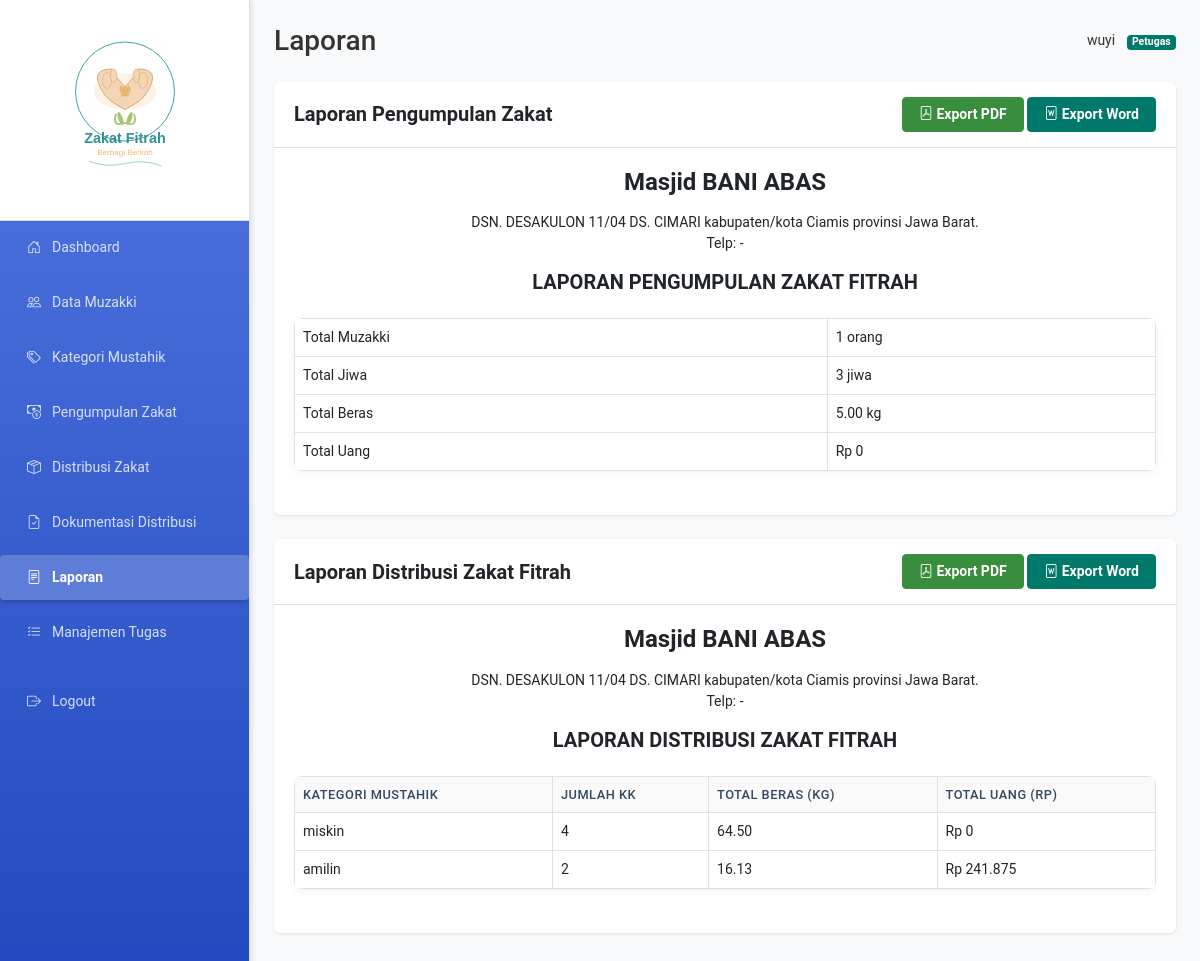
Screenshot of /views/laporan.php (signed in) with the database file from the repository.
### tables this page shows
CREATE TABLE `lembaga_zakat` (
  `id` int(11) NOT NULL,
  `nama_lembaga` varchar(100) DEFAULT NULL,
  `alamat` text DEFAULT NULL,
  `telepon` varchar(20) DEFAULT NULL,
  `email` varchar(100) DEFAULT NULL,
  `ketua_nama` varchar(100) DEFAULT NULL,
  `ketua_jabatan` varchar(100) DEFAULT NULL,
  `created_at` timestamp NOT NULL DEFAULT current_timestamp()
);

### helpers/report_helper.php (called while the page is built, shortened)
<?php
class ReportHelper {
    private $db;
    public function __construct($db) {
        $this->db = $db;
    }
    public function getZakatSummary($start_date, $end_date) {
        $stmt = $this->db->prepare("SELECT COUNT(*) as total_transaksi,
                                         SUM(bayar_beras) as total_beras,
                                         SUM(bayar_uang) as total_uang
                                  FROM bayarzakat
                                  WHERE DATE(created_at) BETWEEN ? AND ?");
        $stmt->execute([$start_date, $end_date]);
        $summary = $stmt->fetch(PDO::FETCH_ASSOC);
        $stmt = $this->db->prepare("SELECT COUNT(DISTINCT nama_KK) as total_muzakki
                                  FROM bayarzakat
                                  WHERE DATE(created_at) BETWEEN ? AND ?");
        $stmt->execute([$start_date, $end_date]);
        $muzakki_result = $stmt->fetch(PDO::FETCH_ASSOC);
        $summary['total_muzakki'] = $muzakki_result['total_muzakki'] ?? 0;
        $stmt = $this->db->prepare("SELECT SUM(jumlah_tanggungan) as total_jiwa
                                  FROM bayarzakat
                                  WHERE DATE(created_at) BETWEEN ? AND ?");
        $stmt->execute([$start_date, $end_date]);
        $jiwa_result = $stmt->fetch(PDO::FETCH_ASSOC);
        $summary['total_jiwa'] = $jiwa_result['total_jiwa'] ?? 0;
        return $summary;
    }
    public function getDistributionByCategory($start_date, $end_date) {
        $stmt = $this->db->prepare("SELECT
                                    kategori,
                                    COUNT(*) as jumlah,
                                    SUM(hak) as total_hak,
                                    0 as total_uang
                                  FROM mustahik_warga
                                  WHERE DATE(created_at) BETWEEN ? AND ?
                                  GROUP BY kategori");
        $stmt->execute([$start_date, $end_date]);
        $warga_distribution = $stmt->fetchAll(PDO::FETCH_ASSOC);
        $stmt = $this->db->prepare("SELECT
                                    kategori,
                                    COUNT(*) as jumlah,
                                    SUM(hak) as total_hak,
                                    SUM(hak_uang) as total_uang
                                  FROM mustahik_lainnya
                                  WHERE DATE(created_at) BETWEEN ? AND ?
                                  GROUP BY kategori");
        $stmt->execute([$start_date, $end_date]);
        $lainnya_distribution = $stmt->fetchAll(PDO::FETCH_ASSOC);
        $combined_distribution = array_merge($warga_distribution, $lainnya_distribution);
        $result = [];
        foreach ($combined_distribution as $dist) {
            $kategori = $dist['kategori'];
            if (!isset($result[$kategori])) {
                $result[$kategori] = [
                    'kategori' => $kategori,
                    'jumlah' => 0,
                    'total_hak' => 0,
                    'total_uang' => 0
                ];
            }
            $result[$kategori]['jumlah'] += $dist['jumlah'];
            $result[$kategori]['total_hak'] += $dist['total_hak'];
            $result[$kategori]['total_uang'] += $dist['total_uang'];
        }
        return array_values($result);
    }
    public function getLembagaInfo() {
        $stmt = $this->db->query("SELECT * FROM lembaga_zakat ORDER BY id DESC LIMIT 1");
        return $stmt->fetch(PDO::FETCH_ASSOC);
    }
}

### views/laporan.php (the view, shortened to what this page needs)
<?php
require_once '../includes/functions.php';
require_once '../helpers/report_helper.php';
$database = new Database();
$db = $database->getConnection();
$reportHelper = new ReportHelper($db);
$lembaga = $reportHelper->getLembagaInfo();
$collection = $reportHelper->getZakatSummary(date('Y-m-d'), date('Y-m-d'));
$distribution = $reportHelper->getDistributionByCategory(date('Y-m-d'), date('Y-m-d'));
?>
<div class="card mb-4">
    <div class="card-header d-flex justify-content-between align-items-center">
        <h5 class="mb-0">Laporan Pengumpulan Zakat</h5>
        <div>
            <button class="btn btn-success btn-sm" onclick="exportToPDF('collection')">
                <i class="bi bi-file-pdf"></i> Export PDF
            </button>
            <button class="btn btn-primary btn-sm" onclick="exportToWord('collection')">
                <i class="bi bi-file-word"></i> Export Word
            </button>
        </div>
    </div>
    <div class="card-body" id="collection-report">
        <div class="text-center mb-4">
            <h4><?php echo htmlspecialchars($lembaga['nama_lembaga'] ?? 'Lembaga Zakat'); ?></h4>
            <p class="mb-0"><?php echo htmlspecialchars($lembaga['alamat'] ?? ''); ?></p>
            <p>Telp: <?php echo htmlspecialchars($lembaga['telepon'] ?? ''); ?></p>
            <h5>LAPORAN PENGUMPULAN ZAKAT FITRAH</h5>
        </div>
        <table class="table table-bordered">
            <tr>
                <td>Total Muzakki</td>
                <td><?php echo number_format($collection['total_muzakki']); ?> orang</td>
            </tr>
            <tr>
                <td>Total Jiwa</td>
                <td><?php echo number_format($collection['total_jiwa']); ?> jiwa</td>
            </tr>
            <tr>
                <td>Total Beras</td>
                <td><?php echo number_format($collection['total_beras'], 2); ?> kg</td>
            </tr>
            <tr>
                <td>Total Uang</td>
                <td>Rp <?php echo number_format($collection['total_uang'], 0, ',', '.'); ?></td>
            </tr>
        </table>
    </div>
</div>
<div class="card">
    <div class="card-header d-flex justify-content-between align-items-center">
        <h5 class="mb-0">Laporan Distribusi Zakat Fitrah</h5>
        <div>
            <button class="btn btn-success btn-sm" onclick="exportToPDF('distribution')">
                <i class="bi bi-file-pdf"></i> Export PDF
            </button>
            <button class="btn btn-primary btn-sm" onclick="exportToWord('distribution')">
                <i class="bi bi-file-word"></i> Export Word
            </button>
        </div>
    </div>
    <div class="card-body" id="distribution-report">
        <div class="text-center mb-4">
            <h4><?php echo htmlspecialchars($lembaga['nama_lembaga'] ?? 'Lembaga Zakat'); ?></h4>
            <p class="mb-0"><?php echo htmlspecialchars($lembaga['alamat'] ?? ''); ?></p>
            <p>Telp: <?php echo htmlspecialchars($lembaga['telepon'] ?? ''); ?></p>
            <h5>LAPORAN DISTRIBUSI ZAKAT FITRAH</h5>
        </div>
        <div class="table-responsive">
            <table class="table table-bordered">
                <thead>
                    <tr>
                        <th>Kategori Mustahik</th>
                        <th>Jumlah KK</th>
                        <th>Total Beras (kg)</th>
                        <th>Total Uang (Rp)</th>
                    </tr>
                </thead>
                <tbody>
                    <?php foreach ($distribution as $row): ?>
                    <tr>
                        <td><?php echo htmlspecialchars($row['kategori']); ?></td>
                        <td><?php echo number_format($row['jumlah']); ?></td>
                        <td><?php echo number_format($row['total_hak'], 2); ?></td>
                        <td>Rp <?php echo number_format($row['total_uang'], 0, ',', '.'); ?></td>
                    </tr>
                    <?php endforeach; ?>
                </tbody>
            </table>
        </div>
    </div>
</div>
<?php
include '../views/templates/layout.php';

### assets/css/custom.css (style rules this page uses)
:root { --zakat-primary: #2E7D32; --zakat-primary-light: #4CAF50; --zakat-primary-dark: #1B5E20; --zakat-secondary: #FF8F00; --zakat-accent: #1565C0; --zakat-warning: #F57C00; --zakat-danger: #D32F2F; --zakat-success: #388E3C; --zakat-info: #0288D1; --zakat-light: #F5F5F5; --zakat-dark: #212121; --zakat-grey: #757575; --zakat-white: #FFFFFF; --font-primary: 'Nunito', 'Segoe UI', Roboto, -apple-system, sans-serif; --font-secondary: 'Nunito Sans', Arial, sans-serif; --spacing-xs: 0.25rem; --spacing-sm: 0.5rem; --spacing-md: 1rem; --spacing-lg: 1.5rem; --spacing-xl: 2rem; --border-radius-sm: 0.25rem; --border-radius-md: 0.5rem; --border-radius-lg: 1rem; --shadow-sm: 0 1px 3px rgba(0,0,0,0.12), 0 1px 2px rgba(0,0,0,0.24); --shadow-md: 0 3px 6px rgba(0,0,0,0.16), 0 3px 6px rgba(0,0,0,0.23); --shadow-lg: 0 10px 20px rgba(0,0,0,0.19), 0 6px 6px rgba(0,0,0,0.23); --transition-fast: all 0.2s ease; --transition-normal: all 0.3s ease; --transition-slow: all 0.5s ease; }
body { font-family: var(--font-primary); color: var(--zakat-dark); background-color: #f8f9fa; line-height: 1.6; margin: 0; padding: 0; overflow-x: hidden; }
h1, h2, h3, h4, h5, h6 { font-weight: 700; margin-bottom: var(--spacing-md); }
.btn-primary { background-color: var(--zakat-primary); border-color: var(--zakat-primary); }
.btn { border-radius: var(--border-radius-sm); transition: var(--transition-fast); }
.card { border: none; border-radius: var(--border-radius-md); box-shadow: var(--shadow-sm); margin-bottom: var(--spacing-lg); transition: var(--transition-fast); overflow: hidden; }
.card-header { background-color: var(--zakat-white); border-bottom: 1px solid rgba(0,0,0,0.05); padding: var(--spacing-md) var(--spacing-lg); }
.card-body { padding: var(--spacing-lg); }
.table { margin-bottom: 0; }
.table th { font-weight: 600; color: var(--zakat-grey); border-top: none; border-bottom: 2px solid #dee2e6; }
.table-responsive { border-radius: var(--border-radius-sm); }
:root { --primary-color: #4e73df; --primary-dark: #375bce; --secondary-color: #858796; --success-color: #1cc88a; --info-color: #36b9cc; --warning-color: #f6c23e; --danger-color: #e74a3b; --light-color: #f8f9fc; --dark-color: #5a5c69; }
body { font-family: 'Nunito', -apple-system, BlinkMacSystemFont, 'Segoe UI', Roboto, 'Helvetica Neue', Arial, sans-serif; font-size: 0.875rem; background-color: #f8f9fc; color: #5a5c69; }
.card { border: none; border-radius: 0.35rem; box-shadow: 0 0.15rem 1.75rem 0 rgba(58, 59, 69, 0.1); margin-bottom: 1.5rem; }
.card-header { background-color: #f8f9fc; border-bottom: 1px solid #e3e6f0; padding: 0.75rem 1.25rem; }
.card-body { padding: 1.25rem; }
.table thead th { vertical-align: bottom; border-bottom: 2px solid #e3e6f0; background-color: #f8f9fc; color: #6e707e; font-weight: 700; font-size: 0.75rem; text-transform: uppercase; letter-spacing: 0.05em; }
.btn-primary { background-color: var(--primary-color); border-color: var(--primary-color); }
:root { --primary: #2c3e50; --secondary: #34495e; --success: #27ae60; --info: #3498db; --warning: #f39c12; --danger: #e74c3c; --light: #ecf0f1; --dark: #1a252f; --gray: #95a5a6; --sidebar-width: 250px; --sidebar-collapsed: 70px; --header-height: 60px; --footer-height: 50px; }
body { font-family: 'Nunito', -apple-system, BlinkMacSystemFont, "Segoe UI", Roboto, "Helvetica Neue", Arial, sans-serif; color: #333; background-color: #f5f8fa; min-height: 100vh; display: flex; flex-direction: column; }
.card { border: none; border-radius: 0.5rem; box-shadow: 0 2px 10px rgba(0,0,0,0.05); transition: transform 0.2s, box-shadow 0.2s; margin-bottom: 1.5rem; }
.card-header { background-color: rgba(0,0,0,0.02); border-bottom: 1px solid rgba(0,0,0,0.05); font-weight: 600; }
.btn { border-radius: 0.25rem; font-weight: 600; padding: 0.375rem 1rem; transition: all 0.2s; }
.btn-primary { background-color: var(--primary); border-color: var(--primary); }
.btn-success { background-color: var(--success); border-color: var(--success); }
.table { border-radius: 0.5rem; overflow: hidden; box-shadow: 0 2px 10px rgba(0,0,0,0.05); margin-bottom: 1.5rem; }
.table thead th { background-color: var(--light); border-bottom: none; font-weight: 600; text-transform: uppercase; font-size: 0.8rem; letter-spacing: 0.5px; color: var(--secondary); }

### rows the page displays
lembaga_zakat: nama_lembaga "Masjid BANI ABAS", alamat "DSN. DESAKULON 11/04 DS. CIMARI kabupaten/kota Ciamis provinsi Jawa Barat.", telepon "-"

### other values shown
$page_title "Laporan"
$_SESSION['user']['username'] "wuyi"
$_SESSION['user']['role'] "Petugas"
$collection['total_muzakki'] "1"
$collection['total_jiwa'] "3"
$collection['total_beras'] "5.00"
$collection['total_uang'] "0"
$row['kategori'] "miskin"
$row['jumlah'] "4"
$row['total_hak'] "64.50"
$row['total_uang'] "0"
$row['kategori'] "amilin"
$row['jumlah'] "2"
$row['total_hak'] "16.13"
$row['total_uang'] "241.875"
